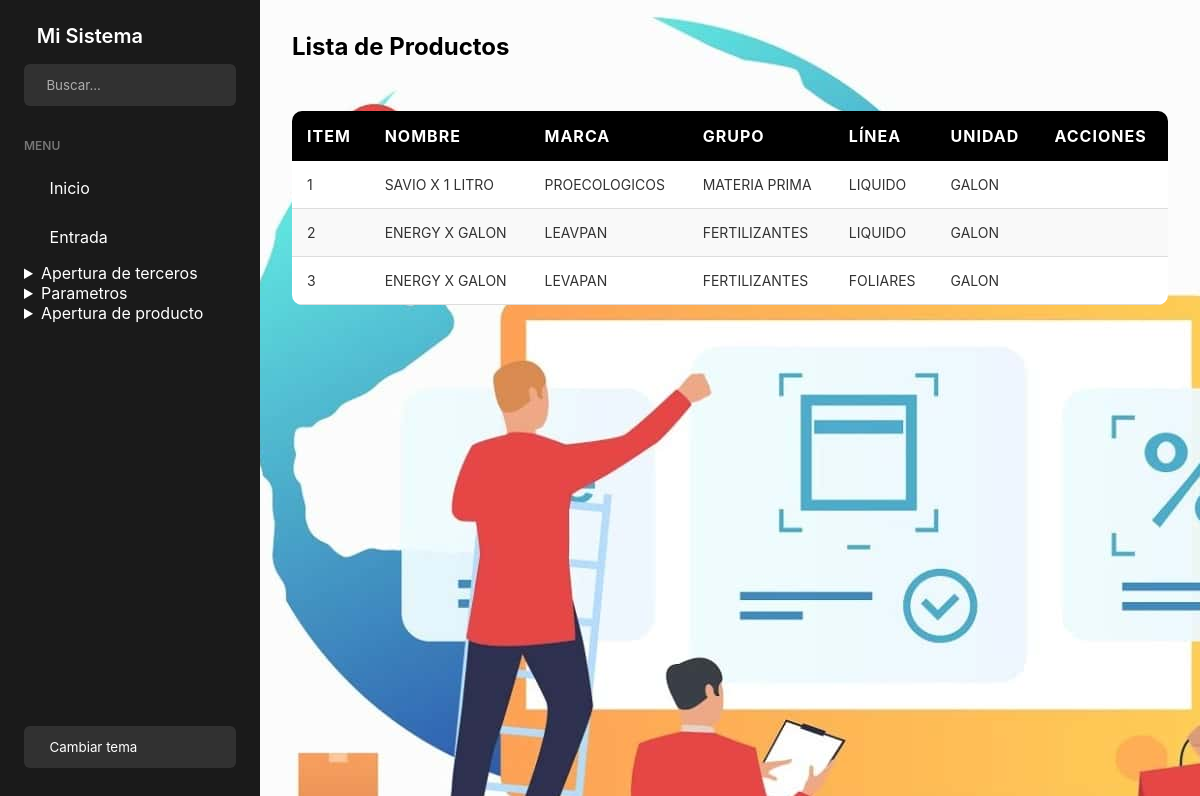
The page /listar_productos/ on the database as committed earlier.
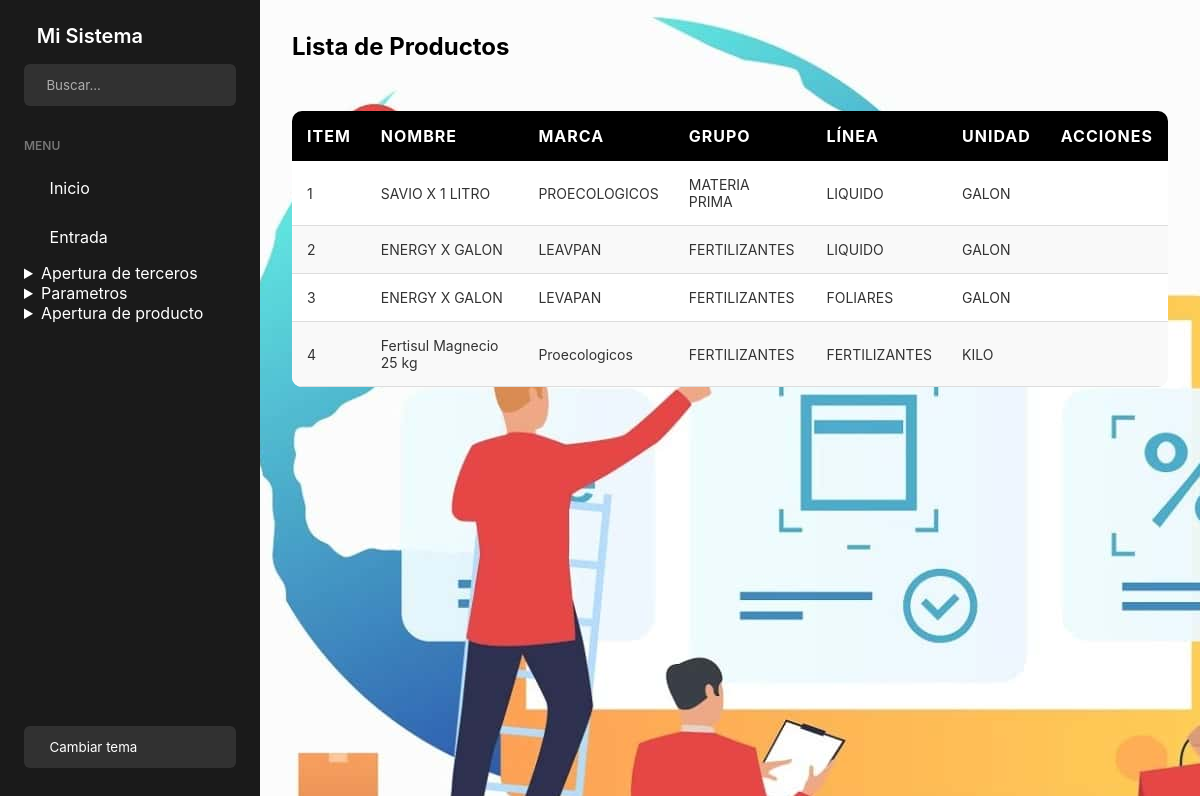
The same page on the database as committed later.
### app/models.py (models this page shows, shortened)
class Producto(models.Model):
    id_producto = models.CharField(
        max_length=10,
        unique=True,
        default='',
        blank=True,
        primary_key=True
    )
    nombre_producto = models.CharField(max_length=100)
    marca = models.CharField(max_length=100, blank=True, null=True)
    grupo = models.CharField(max_length=100, blank=True, null=True)
    linea = models.CharField(max_length=100, blank=True, null=True)
    unidad = models.CharField(max_length=50, blank=True, null=True)

### app/views.py (the view)
# urls.py: path('listar_productos/', views.listar_productos, name='listar_productos'),
def listar_productos(request):
    productos = Producto.objects.all()
    parametros = ParametrosProducto.objects.all()
    return render(request, 'Productos/Listar_productos.html', {'productos': productos, 'parametros': parametros})

### app/Templates/Productos/listar_productos.html (shortened to what this page needs)
<!DOCTYPE html>
<html lang="es">
<head>
    {% extends 'Home/base.html' %}
    {% block content %}
</head>
<body>
    <h2>Lista de Productos</h2>
    <div class="table-container">
    <table>
        <thead>
            <tr>
                <th>Item</th>
                <th>Nombre</th>
                <th>Marca</th>
                <th>Grupo</th>
                <th>Línea</th>
                <th>Unidad</th>
                <th>Acciones</th>
            </tr>
        </thead>
        <tbody>
            {% for producto in productos %}
                <tr>
                    <td>{{ forloop.counter }}</td>
                    <td>{{ producto.nombre_producto }}</td>
                    <td>{{ producto.marca }}</td>
                    <td>{{ producto.grupo }}</td>
                    <td>{{ producto.linea }}</td>
                    <td>{{ producto.unidad }}</td>
                    <td>
                    </td>
                </tr>
            {% endfor %}
        </tbody>
    </table>
    </div>
    {% endblock %}

### app/Templates/Home/base.html (shortened to what this page needs)
<!DOCTYPE html>
<html lang="es">
<head>
    {% load static %}
    <link href="https://cdn.jsdelivr.net/npm/remixicon@3.5.0/fonts/remixicon.css" rel="stylesheet">
    <link rel="stylesheet" href="{% static 'css/base.css' %}">
</head>
<body>
    <div class="wrapper">
        <aside class="sidebar">
            <div class="sidebar-header">
                <div class="logo">
                    <span>Mi Sistema</span>
                </div>
                <button id="toggle-sidebar" class="toggle-btn">
                </button>
                <div class="search-box">
                    <input type="text" placeholder="Buscar...">
                </div>
            </div>
            <ul class="sidebar-menu">
                <li class="menu-header">Menu</li>
                <li class="menu-item {% if request.path == '/' %}active{% endif %}">
                    <a href="{% url 'base' %}">
                        <span>Inicio</span>
                    </a>
                </li>
                <li class="menu-item {% if request.path == '/' %}active{% endif %}">
                    <a href="{% url 'registrar_entrada' %}">
                        <span>Entrada</span>
                    </a>
                </li>
               <details>
                <summary>Apertura de terceros</summary>
               </details>
               <details>
                    <summary>Parametros</summary>
               </details>
               <details>
                    <summary>Apertura de producto</summary>
               </details>
            </ul>
            <div class="theme-toggle">
                <button id="theme-toggle">
                    <span>Cambiar tema</span>
                </button>
            </div>
        </aside>
        <main class="content">
            {% block content %}
            {% endblock %}
</body>
</html>

### app/static/css/base.css (style rules this page uses)
:root { --primary-color: #5dec6b; --sidebar-width: 260px; --sidebar-collapsed-width: 80px; --header-height: 60px; --sidebar-bg: #1a1a1a; --sidebar-color: #fff; --hover-bg: rgba(93, 236, 107, 0.1); }
* { margin: 0; padding: 0; box-sizing: border-box; font-family: 'Inter', sans-serif; }
.wrapper { display: flex; min-height: 100vh; }
.sidebar { width: var(--sidebar-width); background: var(--sidebar-bg); color: var(--sidebar-color); height: 100vh; position: fixed; padding: 1.5rem; transition: all 0.3s ease; }
.sidebar-header { margin-bottom: 2rem; position: relative; }
.toggle-btn { position: absolute; top: 0; right: 0; background: transparent; border: none; color: var(--sidebar-color); cursor: pointer; padding: 0.5rem; font-size: 1.25rem; display: flex; align-items: center; justify-content: center; }
summary { cursor: pointer; }
.logo { display: flex; align-items: center; gap: 0.8rem; font-size: 1.25rem; font-weight: 600; margin-bottom: 1rem; }
.search-box { background: rgba(255, 255, 255, 0.1); border-radius: 6px; padding: 0.8rem; display: flex; align-items: center; gap: 0.6rem; }
.search-box input { background: transparent; border: none; outline: none; color: var(--sidebar-color); width: 100%; }
.search-box input::placeholder { color: rgba(255, 255, 255, 0.6); }
.sidebar-menu { list-style: none; }
.menu-header { text-transform: uppercase; font-size: 0.75rem; font-weight: 600; margin-bottom: 0.8rem; color: rgba(255, 255, 255, 0.4); }
.menu-item a { display: flex; align-items: center; gap: 0.8rem; padding: 0.8rem; text-decoration: none; color: var(--sidebar-color); border-radius: 6px; margin-bottom: 0.2rem; }
.theme-toggle { position: absolute; bottom: 2rem; width: calc(100% - 3rem); }
.theme-toggle button { width: 100%; padding: 0.8rem; border: none; background: rgba(255, 255, 255, 0.1); color: var(--sidebar-color); border-radius: 6px; cursor: pointer; display: flex; align-items: center; gap: 0.8rem; }
.content { margin-left: var(--sidebar-width); padding: 2rem; width: calc(100% - var(--sidebar-width)); transition: all 0.3s ease; }

### app/Templates/Productos/listar_productos.html (style rules this page uses)
.table-container { margin: 50px auto; max-width: 100%; overflow-x: auto; }
table { width: 100%; border-collapse: collapse; background-color: #ffffff; border-radius: 10px; overflow: hidden; }
thead tr { background-color: black; color: #ffffff; text-align: left; }
thead th { padding: 15px; font-size: 16px; text-transform: uppercase; letter-spacing: 1px; }
tbody tr { border-bottom: 1px solid #dddddd; }
tbody tr:nth-of-type(even) { background-color: #f9f9f9; }
tbody td { padding: 15px; font-size: 14px; color: #333333; }

Rows that differ between the two databases and show on the page:
added Producto: nombre_producto "Fertisul Magnecio 25 kg", marca "Proecologicos", grupo "FERTILIZANTES", linea "FERTILIZANTES", unidad "KILO"
